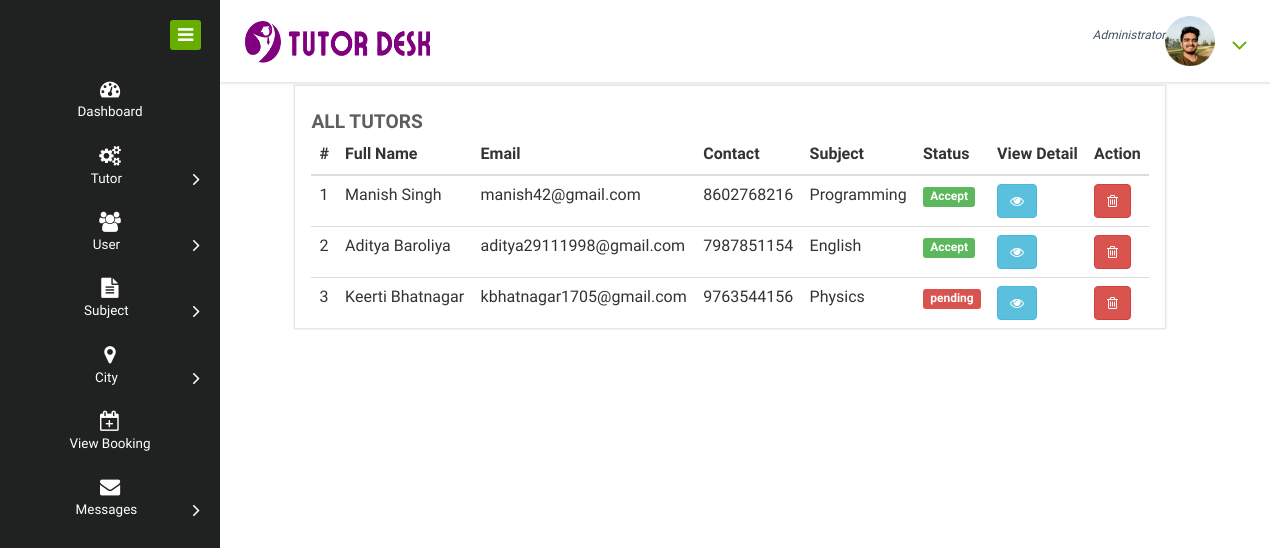
The app's page /all_service_man, older data.
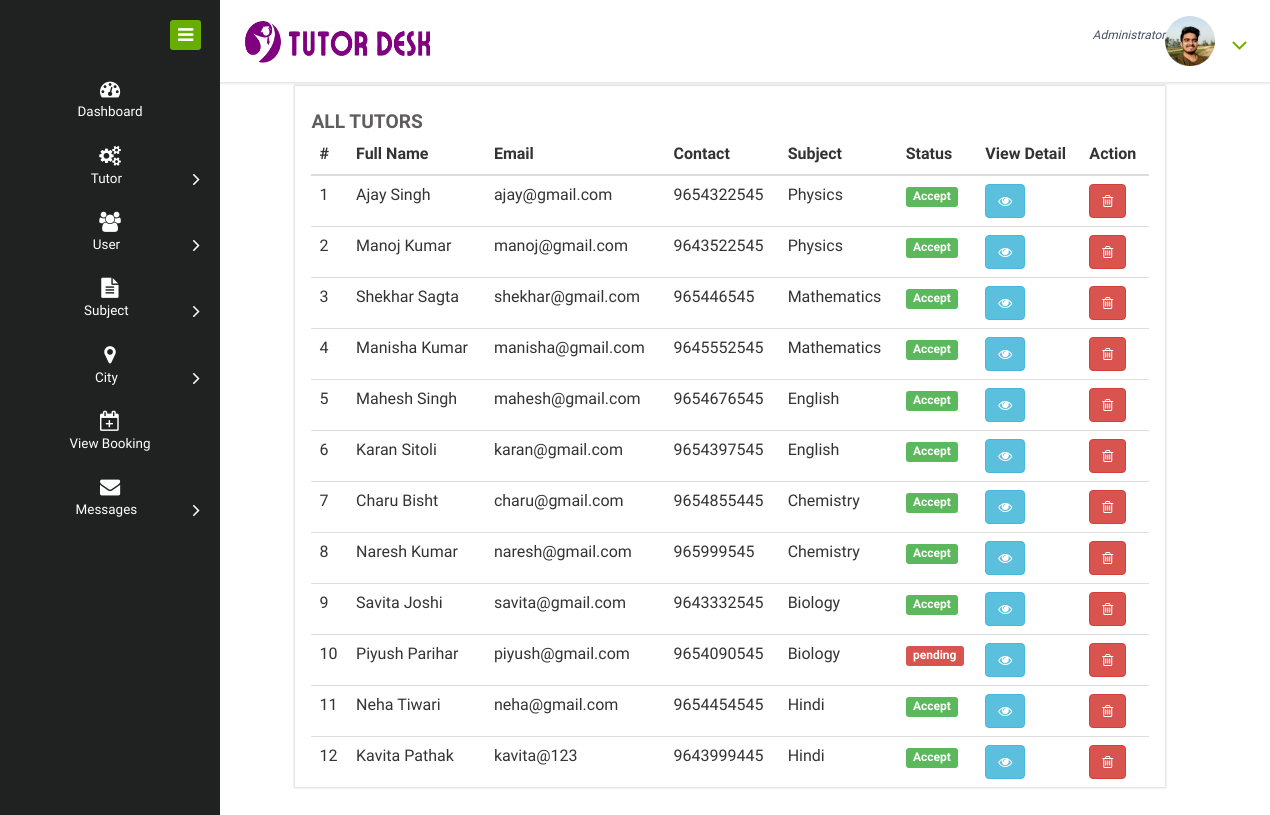
The same page, newer data.
### home_service/models.py (models this page shows, shortened)
class Service_Man(models.Model):
    status = models.ForeignKey(Status, on_delete=models.CASCADE, null=True)
    city = models.ForeignKey(City, on_delete=models.CASCADE, null=True)
    user = models.ForeignKey(User, on_delete=models.CASCADE, null=True)
    contact = models.CharField(max_length=100, null=True)
    address = models.CharField(max_length=100, null=True)
    doj = models.DateField(null=True)
    dob = models.DateField(null=True)
    id_type = models.CharField(max_length=100, null=True)
    service_name = models.CharField(max_length=100, null=True)
    experience = models.CharField(max_length=100, null=True)
    id_card = models.FileField(null=True)
    image = models.FileField(null=True)

class Status(models.Model):
    status = models.CharField(max_length=30, null=True)

### home_service/views.py (the view)
# urls.py: path('all_service_man',All_Service_man,name="all_service_man"),
def All_Service_man(request):
    dic = notification()
    ser = Service_Man.objects.all()
    d = {'ser':ser,'new': dic['new'], 'count': dic['count']}
    return render(request,'all_service_man.html',d)

### home_service/views.py (called while the page is built)
def notification():
    status = Status.objects.get(status='pending')
    new = Service_Man.objects.filter(status=status)
    count=0
    for i in new:
        count+=1
    d = {'count':count,'new':new}
    return d

### home_service/templates/all_service_man.html
{% extends 'admin_navigation.html' %}
{% load static %}{% block body %}
<div>
  <div class="col-md-1"></div>
  <div class="col-md-10 chit-chat-layer1-left">
    <div class="work-progres" style="margin-bottom: 30px;">
      <div class="chit-chat-heading">
        All Tutors
      </div>
      <div class="table-responsive">
        <table style="margin-bottom: 0" class="table table-hover">
          <thead>
            <tr>
              <th>#</th>
              <th>Full Name</th>
              <th>Email</th>
              <th>Contact</th>
              <th>Subject</th>
              <th>Status</th>
              <th>View Detail</th>
              <th>Action</th>
            </tr>
          </thead>
          <tbody>
            {% for i in ser %}
            <tr>
              <td>{{forloop.counter}}</td>
              <td>{{i.user.first_name}} {{i.user.last_name}}</td>
              <td>{{i.user.email}}</td>
              <td>{{i.contact}}</td>
              <td>{{i.service_name}}</td>
              {% ifequal i.status.status 'Accept' %}
              <td><span class="label label-success">{{i.status.status}}</span></td>
              {% else %}
              <td><span class="label label-danger">{{i.status.status}}</span></td>
              {% endifequal %}
              <td><a href="{% url 'service_man_detail' i.id %}"><button class="btn btn-info"><i
                      class="fa fa-eye"></i></button></a></td>
              <td><a href="{% url 'delete_service_man' i.id %}"><button class="btn btn-danger"
                    onclick="return confirm('Are you sure ?')"><i class="fa fa-trash-o"></i></button></a></td>
            </tr>
            {% endfor %}
          </tbody>
        </table>
      </div>
    </div>
  </div>
  <div class="col-md-1"></div>
</div>
{% endblock %}

### home_service/templates/admin_navigation.html (shortened to what this page needs)
<!DOCTYPE HTML>
{% load static %}
<html>
    <head>
        <link href="{% static 'css2/bootstrap.css' %}" media="all" rel="stylesheet" type="text/css">
        <link href="{% static 'css2/style.css' %}" media="all" rel="stylesheet" type="text/css" />
        <link href="{% static 'css2/font-awesome.css' %}" rel="stylesheet">
    </head>
    <body>
        <div class="page-container">
            <div class="left-content">
                <div class="mother-grid-inner">
                    <div class="header-main fixed">
                        <div class="header-left">
                            <div class="logo-name" style="width:100%">
                                <a class="navbar-brand" href="{% url 'admin_home' %}"><img height="60px"
                                        src="/static/images/logo.png" width="200px"></a>
                            </div>
                            <div class="clearfix"></div>
                        </div>
                        <div class="profile_details">
                            <ul>
                                <li class="dropdown profile_details_drop">
                                    <a aria-expanded="false" class="dropdown-toggle" data-toggle="dropdown" href="#">
                                        <div class="profile_img">
                                            <span><img alt="" width="50px" height="50px"
                                                    src="/media/harish-joshi.png"></span>
                                            <div class="user-name">
                                                <span>Administrator</span>
                                            </div>
                                            <i class="fa fa-angle-down lnr"></i>
                                        </div>
                                    </a>
                                </li>
                            </ul>
                        </div>
                        <div class="clearfix"></div>
                    </div>
                </div>
                <div class="inner-block" style="padding-top:8%; position: relative;">
                    {% block body %}
                    {% endblock %}
                </div>
            </div>
            <div class="sidebar-menu" style="min-height: 100vh; position: fixed;">
                <div class="logo"><a class="sidebar-icon" href="#">
                        <span class="fa fa-bars"></span> </a>
                    </div>
                <div class="menu">
                    <ul id="menu">
                        <li id="menu-home"><a href="{% url 'admin_home' %}"><i
                                    class="fa fa-tachometer"></i><span>Dashboard</span></a></li>
                        <li><a href="#"><i class="fa fa-cogs"></i><span>Tutor</span><span class="fa fa-angle-right"
                                    style="float: right"></span></a>
                        </li>
                        <li id="menu-comunicacao"><a href="#"><i class="fa fa-users"></i><span>User</span><span
                                    class="fa fa-angle-right" style="float: right"></span></a>
                        </li>
                        <li id="menu-academico"><a href="#"><i class="fa fa-file-text"></i><span>Subject</span><span
                                    class="fa fa-angle-right" style="float: right"></span></a>
                        </li>
                        <li id="menu-academico"><a href="#"><i class="fa fa-map-marker"></i><span>City</span><span
                                    class="fa fa-angle-right" style="float: right"></span></a>
                        </li>
                        <li><a href="{% url 'admin_order' %}"><i class="fa fa-calendar-plus-o"></i><span>View Booking</span></a>
                        </li>
                        <li><a href="#"><i class="fa fa-envelope"></i><span>Messages</span><span
                                    class="fa fa-angle-right" style="float: right"></span></a>
                        </li>
                    </ul>
                </div>
            </div>
        </div>
    </body>
</html>

Row changes from the older to the newer data that the page shows:
removed Service_Man: user.first_name "Manish", user.last_name "Singh", user.email "manish42@gmail.com", contact "8602768216", service_name "Programming", status.status "Accept"
removed Service_Man: user.first_name "Aditya", user.last_name "Baroliya", user.email "aditya29111998@gmail.com", contact "7987851154", service_name "English", status.status "Accept"
removed Service_Man: user.first_name "Keerti", user.last_name "Bhatnagar", user.email "kbhatnagar1705@gmail.com", contact "9763544156", service_name "Physics", status.status "pending"
added Service_Man: user.first_name "Ajay", user.last_name "Singh", user.email "ajay@gmail.com", contact "9654322545", service_name "Physics", status.status "Accept"
added Service_Man: user.first_name "Manoj", user.last_name "Kumar", user.email "manoj@gmail.com", contact "9643522545", service_name "Physics", status.status "Accept"
added Service_Man: user.first_name "Shekhar", user.last_name "Sagta", user.email "shekhar@gmail.com", contact "965446545", service_name "Mathematics", status.status "Accept"
added Service_Man: user.first_name "Manisha", user.last_name "Kumar", user.email "manisha@gmail.com", contact "9645552545", service_name "Mathematics", status.status "Accept"
added Service_Man: user.first_name "Mahesh", user.last_name "Singh", user.email "mahesh@gmail.com", contact "9654676545", service_name "English", status.status "Accept"
added Service_Man: user.first_name "Karan", user.last_name "Sitoli", user.email "karan@gmail.com", contact "9654397545", service_name "English", status.status "Accept"
added Service_Man: user.first_name "Charu", user.last_name "Bisht", user.email "charu@gmail.com", contact "9654855445", service_name "Chemistry", status.status "Accept"
added Service_Man: user.first_name "Naresh", user.last_name "Kumar", user.email "naresh@gmail.com", contact "965999545", service_name "Chemistry", status.status "Accept"
added Service_Man: user.first_name "Savita", user.last_name "Joshi", user.email "savita@gmail.com", contact "9643332545", service_name "Biology", status.status "Accept"
added Service_Man: user.first_name "Piyush", user.last_name "Parihar", user.email "piyush@gmail.com", contact "9654090545", service_name "Biology", status.status "pending"
added Service_Man: user.first_name "Neha", user.last_name "Tiwari", user.email "neha@gmail.com", contact "9654454545", service_name "Hindi", status.status "Accept"
added Service_Man: user.first_name "Kavita", user.last_name "Pathak", user.email "kavita@123", contact "9643999445", service_name "Hindi", status.status "Accept"
